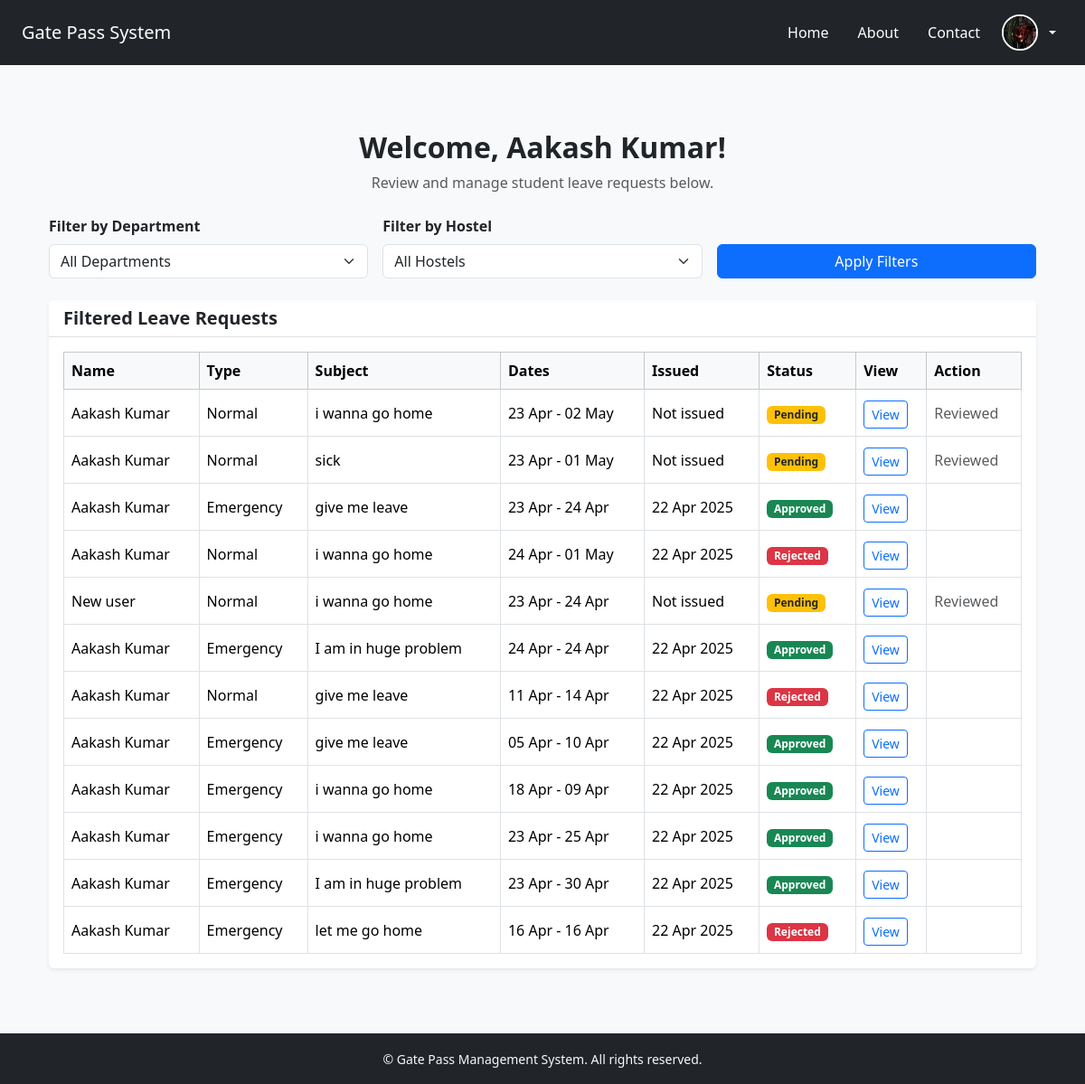
The page /faculty/faculty_dashboard (signed in) on the database its author committed.
### app/models.py (models this page shows)
class User(db.Model, UserMixin):
    id = db.Column(db.Integer, primary_key=True)
    username = db.Column(db.String(50), unique=True, nullable=False)
    email = db.Column(db.String(100), unique=True, nullable=False)
    password = db.Column(db.String(100), nullable=False)
    name = db.Column(db.String(100), nullable=False)
    dob = db.Column(db.Date)
    mobile = db.Column(db.String(15))
    usertype = db.Column(db.String(255))
    photo = db.Column(db.String(255))
    student_profile = db.relationship('Student', backref='user', uselist=False)
    faculty_profile = db.relationship('Faculty', backref='user', uselist=False)

class LeaveRequest(db.Model):
    id = db.Column(db.Integer, primary_key=True)
    student_id = db.Column(db.Integer, db.ForeignKey('student.id'), nullable=False)
    type = db.Column(db.String(50))  # e.g. Medical, Personal, etc.
    subject = db.Column(db.String(100))
    description = db.Column(db.Text)
    starting_date = db.Column(db.Date)
    ending_date = db.Column(db.Date)
    issue_date = db.Column(db.DateTime)
    parents_number = db.Column(db.String(15))
    approvedby_teacher = db.Column(db.String(100))
    approvedby_hod = db.Column(db.String(100))
    approvedby_warden = db.Column(db.String(100))
    final_status = db.Column(db.String(50))  # e.g. Pending, Approved, Rejected

### app/routes/faculty_routes.py (the view)
@faculty_bp.route('/faculty_dashboard')
@login_required
def faculty_dashboard():
    department_filter = request.args.get('department')
    hostel_filter = request.args.get('hostel')
    query = LeaveRequest.query.join(Student).join(User)
    if department_filter:
        query = query.filter(Student.branch == department_filter)
    if hostel_filter:
        query = query.filter(Student.hostel == hostel_filter)
    leave_requests = query.order_by(LeaveRequest.id.desc()).all()
    departments = [s.branch for s in Student.query.distinct(Student.branch)]
    hostels = [s.hostel for s in Student.query.distinct(Student.hostel)]
    return render_template(
        'dashboard/faculty_dashboard.html',
        leave_requests=leave_requests,
        departments=departments,
        hostels=hostels,
        selected_department=department_filter,
        selected_hostel=hostel_filter
    )

### app/__init__.py (called while the page is built)
@login_manager.user_loader
def load_user(user_id):
    return User.query.get(int(user_id))

### app/templates/dashboard/faculty_dashboard.html (shortened to what this page needs)
{% extends "base.html" %}
{% block content %}
<div class="container py-5">
  <div class="text-center mb-4">
    <h2 class="fw-bold">Welcome, {{ current_user.name }}!</h2>
    <p class="text-muted">Review and manage student leave requests below.</p>
  </div>
  <form method="GET" action="{{ url_for('faculty.faculty_dashboard') }}" class="row g-3 mb-4">
    <div class="col-md-4">
      <label for="department" class="form-label fw-semibold">Filter by Department</label>
      <select name="department" class="form-select" id="department">
        <option value="">All Departments</option>
      </select>
    </div>
    <div class="col-md-4">
      <label for="hostel" class="form-label fw-semibold">Filter by Hostel</label>
      <select name="hostel" class="form-select" id="hostel">
        <option value="">All Hostels</option>
      </select>
    </div>
    <div class="col-md-4 d-flex align-items-end">
      <button type="submit" class="btn btn-primary w-100">Apply Filters</button>
    </div>
  </form>
  {% if leave_requests %}
  <div class="card shadow-sm border-0">
    <div class="card-header bg-white border-bottom">
      <h5 class="mb-0 fw-semibold">Filtered Leave Requests</h5>
    </div>
    <div class="card-body p-3">
      <div class="table-responsive">
        <table class="table table-bordered table-hover align-middle mb-0">
          <thead class="table-light">
            <tr>
              <th>Name</th>
              <th>Type</th>
              <th>Subject</th>
              <th>Dates</th>
              <th>Issued</th>
              <th>Status</th>
              <th>View</th>
              <th>Action</th>
            </tr>
          </thead>
          <tbody>
            {% for request in leave_requests %}
            <tr>
              <td>{{ request.student.user.name }}</td>
              <td>{{ request.type|capitalize }}</td>
              <td>{{ request.subject }}</td>
              <td>{{ request.starting_date.strftime('%d %b') }} - {{ request.ending_date.strftime('%d %b') }}</td>
              <td>{{ request.issue_date.strftime('%d %b %Y') if request.issue_date else 'Not issued' }}</td>
              <td>
                {% if request.final_status == 'Pending' %}
                  <span class="badge bg-warning text-dark">Pending</span>
                {% elif request.final_status == 'Approved' %}
                  <span class="badge bg-success">Approved</span>
                {% elif request.final_status == 'Rejected' %}
                  <span class="badge bg-danger">Rejected</span>
                {% endif %}
              </td>
              <td>
                <a href="{{ url_for('faculty.view_student', leave_id=request.id) }}" class="btn btn-outline-primary btn-sm mt-1">View</a>
              </td>
              <td>
                {% if request.final_status == 'Pending' %}
                  {% if (request.approvedby_hod == "Pending" and current_user.faculty_profile.role == 'hod') or
                        (request.approvedby_warden == "Pending" and current_user.faculty_profile.role == 'warden') or
                        (request.approvedby_teacher == "Pending" and current_user.faculty_profile.role == 'teacher') %}
                    <form method="POST" action="{{ url_for('faculty.approve_leave', leave_id=request.id) }}" style="display:inline;">
                      <button type="submit" class="btn btn-success btn-sm">Approve</button>
                    </form>
                    <form method="POST" action="{{ url_for('faculty.reject_leave', leave_id=request.id) }}" style="display:inline;">
                      <button type="submit" class="btn btn-danger btn-sm">Reject</button>
                    </form>
                  {% else %}
                    <span class="text-muted">Reviewed</span>
                  {% endif %}
                {% endif %}
              </td>
            </tr>
            {% endfor %}
          </tbody>
        </table>
      </div>
    </div>
  </div>
  {% else %}
    <p class="text-muted text-center">No leave requests found for the selected filters.</p>
  {% endif %}
</div>
{% endblock %}

### app/templates/base.html (shortened to what this page needs)
<!DOCTYPE html>
<html lang="en">
<head>
  <link href="https://cdn.jsdelivr.net/npm/bootstrap@5.3.2/dist/css/bootstrap.min.css" rel="stylesheet">
  <link href="https://cdn.jsdelivr.net/npm/bootstrap-icons@1.10.5/font/bootstrap-icons.css" rel="stylesheet">
</head>
<body class="d-flex flex-column min-vh-100 bg-light">
<nav class="navbar navbar-expand-lg navbar-dark bg-dark">
  <div class="container-fluid px-4">
    <a id="nav-title" class="navbar-brand" href="/">Gate Pass System</a>
    <div class="collapse navbar-collapse justify-content-end" id="navbarNav">
      <ul class="navbar-nav align-items-lg-center">
        <li class="nav-item mx-2">
          <a class="nav-link text-white" href="/">Home</a>
        </li>
        <li class="nav-item mx-2">
          <a class="nav-link text-white" href="/about">About</a>
        </li>
        <li class="nav-item mx-2">
          <a class="nav-link text-white" href="/contact">Contact</a>
        </li>
        {% if current_user.is_authenticated %}
        <li class="nav-item dropdown">
          <a class="nav-link dropdown-toggle text-white d-flex align-items-center" href="#" id="navbarProfileDropdown"
             role="button" data-bs-toggle="dropdown" aria-expanded="false">
            {% if current_user.photo %}
            <img src="{{ url_for('static', filename='profile/' + current_user.photo) }}" alt="Profile Picture"
                 class="rounded-circle me-2 border border-2 border-white" width="40" height="40">
            {% else %}
            <img src="{{ url_for('static', filename='profile/default-avatar.png') }}" alt="Profile"
                 class="rounded-circle me-2 border border-2 border-white" width="40" height="40">
            {% endif %}
          </a>
        </li>
        {% else %}
        <li class="nav-item ms-lg-3 mt-2 mt-lg-0">
          <a class="btn btn-outline-light px-3" href="{{ url_for('auth.login') }}">Login</a>
        </li>
        {% endif %}
      </ul>
    </div>
  </div>
</nav>
  <main class="flex-grow-1 py-4">
    <div class="container">
      {% block content %}{% endblock %}
    </div>
  </main>
  <footer class="bg-dark text-light py-3 mt-auto">
    <div class="container text-center">
      <small>&copy; {{ current_year }} Gate Pass Management System. All rights reserved.</small>
    </div>
  </footer>
</body>
</html>

### rows shown on the page
User: photo (picture), name "Aakash Kumar"
LeaveRequest: student.user.name "Aakash Kumar", type "Normal", subject "i wanna go home", starting_date "23 Apr", ending_date "02 May", issue_date "Not issued", final_status "Pending"
LeaveRequest: student.user.name "Aakash Kumar", type "Normal", subject "sick", starting_date "23 Apr", ending_date "01 May", issue_date "Not issued", final_status "Pending"
LeaveRequest: student.user.name "Aakash Kumar", type "Emergency", subject "give me leave", starting_date "23 Apr", ending_date "24 Apr", issue_date "22 Apr 2025", final_status "Approved"
LeaveRequest: student.user.name "Aakash Kumar", type "Normal", subject "i wanna go home", starting_date "24 Apr", ending_date "01 May", issue_date "22 Apr 2025", final_status "Rejected"
LeaveRequest: student.user.name "New user", type "Normal", subject "i wanna go home", starting_date "23 Apr", ending_date "24 Apr", issue_date "Not issued", final_status "Pending"
LeaveRequest: student.user.name "Aakash Kumar", type "Emergency", subject "I am in huge problem", starting_date "24 Apr", ending_date "24 Apr", issue_date "22 Apr 2025", final_status "Approved"
LeaveRequest: student.user.name "Aakash Kumar", type "Normal", subject "give me leave", starting_date "11 Apr", ending_date "14 Apr", issue_date "22 Apr 2025", final_status "Rejected"
LeaveRequest: student.user.name "Aakash Kumar", type "Emergency", subject "give me leave", starting_date "05 Apr", ending_date "10 Apr", issue_date "22 Apr 2025", final_status "Approved"
LeaveRequest: student.user.name "Aakash Kumar", type "Emergency", subject "i wanna go home", starting_date "18 Apr", ending_date "09 Apr", issue_date "22 Apr 2025", final_status "Approved"
LeaveRequest: student.user.name "Aakash Kumar", type "Emergency", subject "i wanna go home", starting_date "23 Apr", ending_date "25 Apr", issue_date "22 Apr 2025", final_status "Approved"
LeaveRequest: student.user.name "Aakash Kumar", type "Emergency", subject "I am in huge problem", starting_date "23 Apr", ending_date "30 Apr", issue_date "22 Apr 2025", final_status "Approved"
LeaveRequest: student.user.name "Aakash Kumar", type "Emergency", subject "let me go home", starting_date "16 Apr", ending_date "16 Apr", issue_date "22 Apr 2025", final_status "Rejected"
